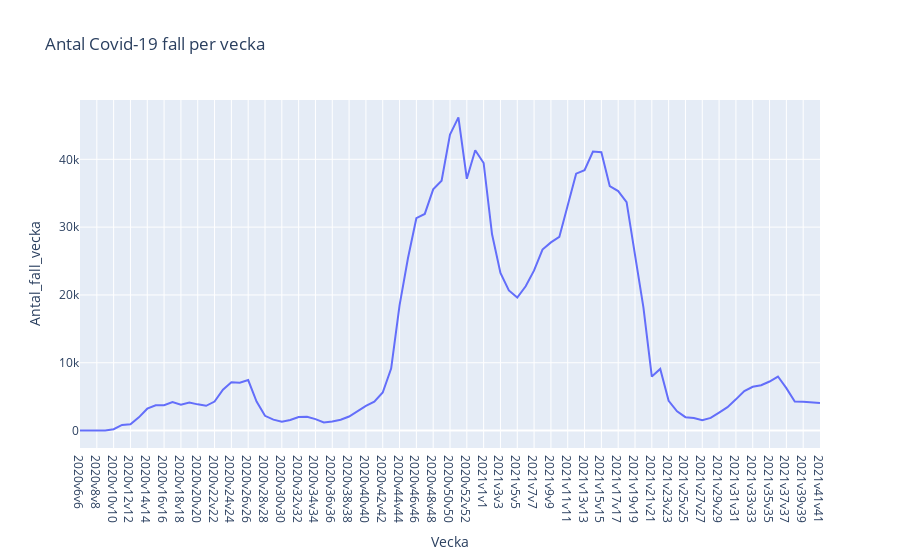

Notebook source saved alongside this figure:
### Code cell
import plotly_express as px

fig = px.line(clean_s_d_v_r, x= "Vecka", y = "Antal_fall_vecka", title= "Antal Covid-19 fall per vecka")
fig.show()
fig.write_html("Visualiseringar/Antal_fall_per_vecka.html")

### Figure 1 — Plotly figure (JSON) as saved in the notebook; plotly's stock layout.template omitted (floating-point values rounded to 4 significant figures)
{"data": [{"hovertemplate": "Vecka=%{x}<br>Antal_fall_vecka=%{y}<extra></extra>", "legendgroup": "", "line": {"color": "#636efa", "dash": "solid"}, "marker": {"symbol": "circle"}, "mode": "lines", "name": "", "orientation": "v", "showlegend": false, "type": "scatter", "x": ["2020v6v6", "2020v7v7", "2020v8v8", "2020v9v9", "2020v10v10", "2020v11v11", "2020v12v12", "2020v13v13", "2020v14v14", "2020v15v15", "2020v16v16", "2020v17v17", "2020v18v18", "2020v19v19", "2020v20v20", "2020v21v21", "2020v22v22", "2020v23v23", "2020v24v24", "2020v25v25", "2020v26v26", "2020v27v27", "2020v28v28", "2020v29v29", "2020v30v30", "2020v31v31", "2020v32v32", "2020v33v33", "2020v34v34", "2020v35v35", "2020v36v36", "2020v37v37", "2020v38v38", "2020v39v39", "2020v40v40", "2020v41v41", "2020v42v42", "2020v43v43", "2020v44v44", "2020v45v45", "2020v46v46", "2020v47v47", "2020v48v48", "2020v49v49", "2020v50v50", "2020v51v51", "2020v52v52", "2020v53v53", "2021v1v1", "2021v2v2", "2021v3v3", "2021v4v4", "2021v5v5", "2021v6v6", "2021v7v7", "2021v8v8", "2021v9v9", "2021v10v10", "2021v11v11", "2021v12v12", "2021v13v13", "2021v14v14", "2021v15v15", "2021v16v16", "2021v17v17", "2021v18v18", "2021v19v19", "2021v20v20", "2021v21v21", "2021v22v22", "2021v23v23", "2021v24v24", "2021v25v25", "2021v26v26", "2021v27v27", "2021v28v28", "2021v29v29", "2021v30v30", "2021v31v31", "2021v32v32", "2021v33v33", "2021v34v34", "2021v35v35", "2021v36v36", "2021v37v37", "2021v38v38", "2021v39v39", "2021v40v40", "2021v41v41"], "xaxis": "x", "y": [1, 0, 0, 13, 211, 838, 924, 1957, 3229, 3740, 3752, 4203, 3832, 4153, 3869, 3659, 4280, 6021, 7123, 7073, 7455, 4279, 2179, 1622, 1316, 1556, 2014, 2052, 1687, 1200, 1332, 1592, 2080, 2919, 3642, 4278, 5620, 9155, 18474, 25405, 31319, 31944, 35560, 36837, 43631, 46177, 37134, 41323, 39455, 28942, 23230, 20660, 19605, 21283, 23615, 26690, 27748, 28555, 33033, 37881, 38386, 41147, 41038, 36032, 35306, 33680, 25916, 18169, 7974, 9094, 4394, 2848, 1982, 1869, 1514, 1881, 2662, 3459, 4608, 5820, 6466, 6688, 7236, 7972, 6266, 4298, 4241, 4141, 4062], "yaxis": "y"}], "layout": {"legend": {"tracegroupgap": 0}, "title": {"text": "Antal Covid-19 fall per vecka"}, "xaxis": {"anchor": "y", "domain": [0, 1], "title": {"text": "Vecka"}}, "yaxis": {"anchor": "x", "domain": [0, 1], "title": {"text": "Antal_fall_vecka"}}}}
